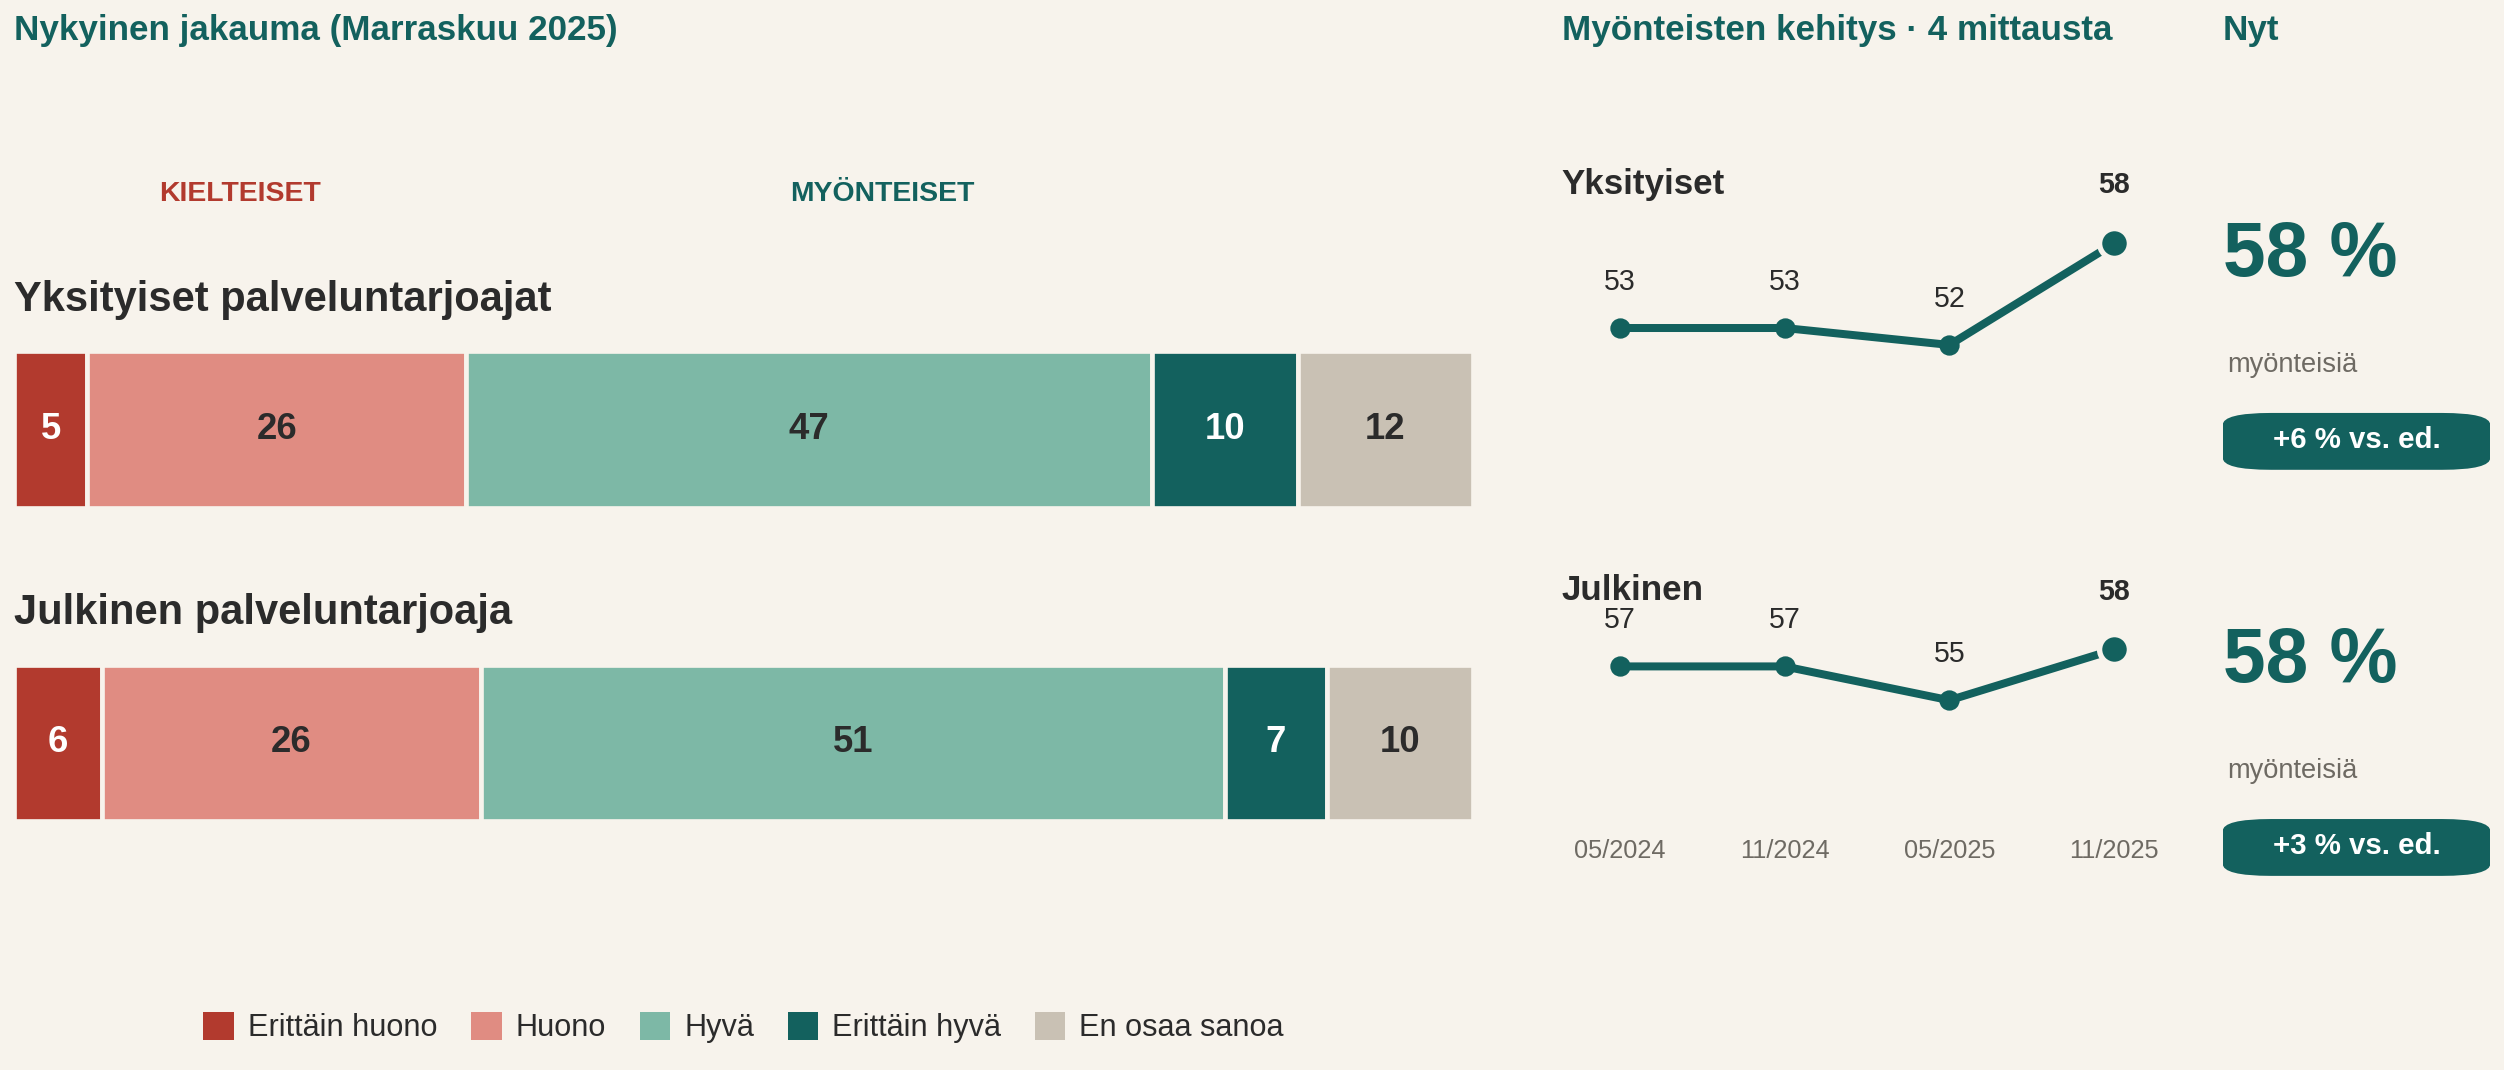

Generate this figure with Python:
#!/usr/bin/env python3
"""Dense "general opinion" perception slide (nSight house style).

Carries — like the original deck — THREE layers of information in one slide:

  1. CURRENT WAVE breakdown: one 100% horizontal stacked bar per group, split
     into the 5 ordered levels (Erittäin huono … Erittäin hyvä) + "En osaa
     sanoa", with a diverging negative|positive colour scale so the positive
     side reads as positive.
  2. POSITIVE TREND: a small sparkline per group tracing the positive share
     across ALL FOUR waves (Toukokuu 2024 → Marraskuu 2025).
  3. CHANGE vs the previous wave: the +6 % / +3 % delta called out per group.

All numbers are read verbatim from the JSON data file; nothing is invented.
The current positive share is derived deterministically as Hyvä + Erittäin
hyvä; the latest sparkline point is asserted to equal that derived value.

Data shape (chart_lab/opinion_trend.json):
    {
      "categories": ["Yksityiset palveluntarjoajat", "Julkinen palveluntarjoaja"],
      "current_levels": {
        "Erittäin huono":[priv,pub], "Huono":[..], "Hyvä":[..],
        "Erittäin hyvä":[..], "En osaa sanoa":[..]
      },
      "positive_trend": {
        "<group>": {"Toukokuu 2024":53, ..., "Marraskuu 2025":58}, ...
      },
      "change_vs_prev": {"<group>":"+6 %", "<group>":"+3 %"}
    }
"""
import json
from pathlib import Path

import matplotlib
matplotlib.use("Agg")
import matplotlib.pyplot as plt
from matplotlib import font_manager as fm
from matplotlib.patches import Patch, FancyBboxPatch

from pptx import Presentation
from pptx.util import Inches, Pt, Emu
from pptx.dml.color import RGBColor
from pptx.enum.text import PP_ALIGN, MSO_ANCHOR
from PIL import Image

ROOT = Path("/home/johan/Projects/nsight/proto")

# --------------------------------------------------------------- palette
CREAM = "#F7F3EC"
INK = "#2B2B2B"
MUTED = "#6E6A63"
TEAL = "#13615E"
TEAL_LT = "#7DB8A6"
RED_DK = "#B23A2E"
RED_LT = "#E08C82"
GREY = "#C9C1B4"


def build(
    data_path=ROOT / "chart_lab" / "opinion_trend.json",
    png_path=ROOT / "chart_lab" / "agent_dense_opinion.png",
    out_path=ROOT / "work" / "agent_dense_opinion.pptx",
    *,
    negative_keys=("Erittäin huono", "Huono"),
    positive_keys=("Hyvä", "Erittäin hyvä"),
    dontknow_key="En osaa sanoa",
    wave="Marraskuu 2025",
    base_n=1001,
    question=("Mikä on yleinen käsityksesi tuntemistasi hoivapalveluita "
              "tarjoavista yrityksistä?"),
    section_label="YLEINEN KÄSITYS  ·  osuus vastaajista (%)",
    title=("Yksityisten palveluntarjoajien käsitys on parantunut – "
           "nyt yhtä myönteinen kuin julkisella"),
):
    # ------------------------------------------------------------- fonts
    for f in ["/usr/share/fonts/truetype/liberation/LiberationSans-Regular.ttf",
              "/usr/share/fonts/truetype/liberation/LiberationSans-Bold.ttf"]:
        fm.fontManager.addfont(f)
    plt.rcParams["font.family"] = "Liberation Sans"

    # ------------------------------------------------------------- data
    d = json.loads(Path(data_path).read_text())
    cats = d["categories"]
    levels = d["current_levels"]
    trend = d["positive_trend"]
    change = d["change_vs_prev"]
    n_groups = len(cats)

    stack_keys = list(negative_keys) + list(positive_keys) + [dontknow_key]
    SEG_COLORS = {
        negative_keys[0]: RED_DK,   # Erittäin huono (darkest red)
        negative_keys[1]: RED_LT,   # Huono
        positive_keys[0]: TEAL_LT,  # Hyvä
        positive_keys[1]: TEAL,     # Erittäin hyvä (dark teal)
        dontknow_key:     GREY,     # En osaa sanoa
    }
    LIGHT_TEXT = {negative_keys[0], positive_keys[1]}

    # derived positive share (exact, from current_levels)
    pos_share = [sum(levels[k][i] for k in positive_keys) for i in range(n_groups)]
    neg_share = [sum(levels[k][i] for k in negative_keys) for i in range(n_groups)]

    # waves (ordered as in JSON) and per-group positive series
    waves = list(trend[cats[0]].keys())
    series_trend = {c: [trend[c][w] for w in waves] for c in cats}

    # NOTE: two distinct positive figures exist in the source and are kept
    # distinct (both verbatim from data):
    #   pos_share[i]      = Hyvä + Erittäin hyvä summed from current_levels
    #                       (drives the stacked-bar zone label, exact to bar)
    #   trend_latest[i]   = positive_trend[...]["Marraskuu 2025"]
    #                       (drives the sparkline + headline / "Nyt" callout)
    # The headline metric is the tracked positive_trend series, so the big
    # "Nyt" % and subtitle use trend_latest; the bar zone uses pos_share.
    trend_latest = [series_trend[c][-1] for c in cats]

    # ============================================================ figure
    # Two-column dense layout in ONE figure:
    #   left  : 100% stacked breakdown (the two bars)
    #   right : per-group trend panels (sparkline + current % + change badge)
    FIG_W, FIG_H = 12.4, 4.7
    fig = plt.figure(figsize=(FIG_W, FIG_H), dpi=240)
    fig.patch.set_facecolor(CREAM)

    # ---- left axis: stacked breakdown -------------------------------
    axL = fig.add_axes([0.140, 0.150, 0.490, 0.700])
    axL.set_facecolor(CREAM)
    bar_h = 0.50
    ypos = list(range(n_groups))[::-1]          # first category at top

    for i, y in zip(range(n_groups), ypos):
        left = 0.0
        for k in stack_keys:
            v = levels[k][i]
            if v == 0:
                continue
            axL.barh(y, v, left=left, height=bar_h,
                     color=SEG_COLORS[k], edgecolor=CREAM, linewidth=1.4,
                     zorder=3)
            if v >= 4:
                axL.text(left + v / 2.0, y, f"{v}",
                         va="center", ha="center",
                         fontsize=11, fontweight="bold",
                         color="#FFFFFF" if k in LIGHT_TEXT else INK, zorder=5)
            left += v
        # group label above its bar
        axL.text(0, y + bar_h * 0.62 + 0.04, cats[i],
                 va="bottom", ha="left", fontsize=12.5, color=INK,
                 fontweight="bold", zorder=5)

    # macro-zone labels along the top of the first (private) bar as a guide
    top_y = ypos[0] + bar_h * 0.62 + 0.40
    axL.text(neg_share[0] / 2.0, top_y, "KIELTEISET",
             va="bottom", ha="center", fontsize=8.5, fontweight="bold",
             color=RED_DK, zorder=5)
    axL.text(neg_share[0] + pos_share[0] / 2.0, top_y, "MYÖNTEISET",
             va="bottom", ha="center", fontsize=8.5, fontweight="bold",
             color=TEAL, zorder=5)

    axL.set_xlim(0, 100)
    axL.set_ylim(-0.62, n_groups - 0.10)
    axL.axis("off")

    # legend under the left column (full ordered scale)
    handles = [Patch(facecolor=SEG_COLORS[k], label=k) for k in stack_keys]
    leg = axL.legend(handles=handles, loc="upper center",
                     bbox_to_anchor=(0.5, -0.06), ncol=len(stack_keys),
                     frameon=False, fontsize=9.2,
                     handlelength=1.0, handleheight=1.0,
                     columnspacing=1.1, handletextpad=0.45)
    for t in leg.get_texts():
        t.set_color(INK)

    # column heading for the left panel
    fig.text(0.140, 0.945, "Nykyinen jakauma (Marraskuu 2025)",
             fontsize=10.5, fontweight="bold", color=TEAL, ha="left")

    # ---- right: per-group trend panels ------------------------------
    # one sparkline axis per group, stacked vertically, aligned to bars
    fig.text(0.660, 0.945, "Myönteisten kehitys · 4 mittausta",
             fontsize=10.5, fontweight="bold", color=TEAL, ha="left")

    # vertical centres of the two panels (top group first)
    panel_h = 0.305
    panel_gap = 0.055
    panel_top = 0.150 + 0.700  # = 0.850 (top of left axis region)
    panel_bottoms = [panel_top - panel_h,
                     panel_top - 2 * panel_h - panel_gap]

    SPARK_L = 0.660
    SPARK_W = 0.205

    ymin = min(min(series_trend[c]) for c in cats) - 3
    ymax = max(max(series_trend[c]) for c in cats) + 4

    for idx, c in enumerate(cats):
        b = panel_bottoms[idx]
        axS = fig.add_axes([SPARK_L, b + 0.085, SPARK_W, panel_h - 0.110])
        axS.set_facecolor(CREAM)
        ys = series_trend[c]
        xs = list(range(len(ys)))
        axS.plot(xs, ys, color=TEAL, linewidth=2.4, zorder=3,
                 solid_capstyle="round")
        # markers; emphasise last point
        axS.scatter(xs[:-1], ys[:-1], s=26, color=TEAL, zorder=4)
        axS.scatter([xs[-1]], [ys[-1]], s=80, color=TEAL,
                    edgecolor=CREAM, linewidth=1.6, zorder=5)
        # value labels on each point
        for x, yv in zip(xs, ys):
            dy = 1.9 if x != xs[-1] else 2.6
            axS.text(x, yv + dy, f"{yv}", ha="center", va="bottom",
                     fontsize=8.6, color=INK,
                     fontweight="bold" if x == xs[-1] else "normal")
        axS.set_xlim(-0.35, len(ys) - 0.65)
        axS.set_ylim(ymin, ymax)
        for s in axS.spines.values():
            s.set_visible(False)
        axS.set_yticks([])
        axS.set_xticks([])
        # group caption above the sparkline
        short = "Yksityiset" if "Yksityis" in c else "Julkinen"
        fig.text(SPARK_L, b + panel_h - 0.018, short,
                 fontsize=10.5, fontweight="bold", color=INK,
                 ha="left", va="top")

    # wave tick labels (shared, under the lower sparkline)
    short_waves = [w.replace("Toukokuu ", "05/").replace("Marraskuu ", "11/")
                   for w in waves]
    lower_b = panel_bottoms[-1]
    for j, lab in enumerate(short_waves):
        x = SPARK_L + SPARK_W * (j / (len(short_waves) - 1)) * \
            ((len(waves) - 1 - 0) / (len(waves) - 1))
        # evenly space across the sparkline data span (-0.35..n-0.65)
    # compute tick x positions in fig coords matching axis data 0..n-1
    span_lo, span_hi = -0.35, len(waves) - 0.65
    for j, lab in enumerate(short_waves):
        frac = (j - span_lo) / (span_hi - span_lo)
        fx = SPARK_L + SPARK_W * frac
        fig.text(fx, lower_b + 0.052, lab, fontsize=7.6, color=MUTED,
                 ha="center", va="top")

    # ---- right-most: current positive % + change badge --------------
    BADGE_L = 0.882
    for idx, c in enumerate(cats):
        b = panel_bottoms[idx]
        cy = b + panel_h / 2.0 + 0.012
        # big current positive % (tracked positive_trend metric)
        fig.text(BADGE_L, cy + 0.045, f"{trend_latest[idx]} %",
                 fontsize=23, fontweight="bold", color=TEAL,
                 ha="left", va="center")
        fig.text(BADGE_L + 0.0015, cy - 0.052, "myönteisiä",
                 fontsize=8.2, color=MUTED, ha="left", va="center")
        # change-vs-prev badge
        chg = change[c]
        axB = fig.add_axes([BADGE_L, cy - 0.150, 0.090, 0.060])
        axB.axis("off")
        box = FancyBboxPatch((0.02, 0.10), 0.96, 0.80,
                             boxstyle="round,pad=0.02,rounding_size=0.18",
                             transform=axB.transAxes,
                             facecolor=TEAL, edgecolor="none", zorder=1)
        axB.add_patch(box)
        axB.text(0.5, 0.52, f"{chg} vs. ed.", transform=axB.transAxes,
                 ha="center", va="center", fontsize=8.8, fontweight="bold",
                 color="#FFFFFF", zorder=2)

    fig.text(BADGE_L, 0.945, "Nyt", fontsize=10.5, fontweight="bold",
             color=TEAL, ha="left")

    fig.savefig(png_path, dpi=240, facecolor=CREAM,
                bbox_inches="tight", pad_inches=0.06)
    plt.close(fig)
    print("chart ->", png_path)

    # ============================================================ pptx
    PX_CREAM = RGBColor(0xF7, 0xF3, 0xEC)
    PX_INK = RGBColor(0x2B, 0x2B, 0x2B)
    PX_TEAL = RGBColor(0x13, 0x61, 0x5E)
    PX_MUTED = RGBColor(0x6E, 0x6A, 0x63)

    prs = Presentation()
    prs.slide_width = Inches(13.333)
    prs.slide_height = Inches(7.5)
    SW, SH = prs.slide_width, prs.slide_height
    slide = prs.slides.add_slide(prs.slide_layouts[6])

    bg = slide.shapes.add_shape(1, 0, 0, SW, SH)
    bg.fill.solid(); bg.fill.fore_color.rgb = PX_CREAM
    bg.line.fill.background(); bg.shadow.inherit = False
    slide.shapes._spTree.remove(bg._element)
    slide.shapes._spTree.insert(2, bg._element)

    def textbox(l, t, w, h, runs, align=PP_ALIGN.LEFT,
                anchor=MSO_ANCHOR.TOP, space_after=0):
        tb = slide.shapes.add_textbox(l, t, w, h)
        tf = tb.text_frame
        tf.word_wrap = True
        tf.vertical_anchor = anchor
        tf.margin_left = 0; tf.margin_right = 0
        tf.margin_top = 0; tf.margin_bottom = 0
        first = True
        for line in runs:
            p = tf.paragraphs[0] if first else tf.add_paragraph()
            first = False
            p.alignment = align
            p.space_after = Pt(space_after)
            p.space_before = Pt(0)
            for txt, sz, col, bold in line:
                r = p.add_run(); r.text = txt
                r.font.size = Pt(sz); r.font.bold = bold
                r.font.color.rgb = col
                r.font.name = "Liberation Sans"
        return tb

    # subtitle string from exact data
    subtitle = (f"Myönteisten osuus {trend_latest[0]} % (yksityiset, "
                f"{change[cats[0]]}) ja {trend_latest[1]} % (julkinen, "
                f"{change[cats[1]]}) – ero käytännössä hävinnyt")

    # accent bar
    acc = slide.shapes.add_shape(1, Inches(0.55), Inches(0.42),
                                 Inches(0.10), Inches(0.92))
    acc.fill.solid(); acc.fill.fore_color.rgb = PX_TEAL
    acc.line.fill.background(); acc.shadow.inherit = False

    # title + subtitle
    textbox(Inches(0.80), Inches(0.40), Inches(12.0), Inches(1.05),
            [[(title, 22, PX_INK, True)],
             [(subtitle, 13.0, PX_MUTED, False)]],
            space_after=3)

    # section label
    textbox(Inches(0.80), Inches(1.60), Inches(12.0), Inches(0.32),
            [[(section_label, 11, PX_TEAL, True)]])

    # chart
    iw, ih = Image.open(png_path).size
    ar = iw / ih
    pic_w = Inches(12.55)
    pic_h = Emu(int(pic_w / ar))
    max_h = Inches(4.75)
    if pic_h > max_h:
        pic_h = max_h
        pic_w = Emu(int(pic_h * ar))
    pic_l = Inches((13.333 - pic_w / Inches(1)) / 2)
    pic_t = Inches(2.00)
    slide.shapes.add_picture(str(png_path), pic_l, pic_t,
                             width=pic_w, height=pic_h)

    # footer: question + base n
    textbox(Inches(0.80), Inches(6.98), Inches(9.8), Inches(0.5),
            [[("Kysymys: ", 9.5, PX_MUTED, True),
              ("”" + question + "”", 9.5, PX_MUTED, False)]])
    textbox(Inches(8.7), Inches(6.98), Inches(4.0), Inches(0.5),
            [[(f"{wave} · Kaikki vastaajat, n = {base_n}",
               9.5, PX_MUTED, True)]],
            align=PP_ALIGN.RIGHT)

    Path(out_path).parent.mkdir(parents=True, exist_ok=True)
    prs.save(out_path)
    print("slide ->", out_path)
    return out_path


if __name__ == "__main__":
    build()
